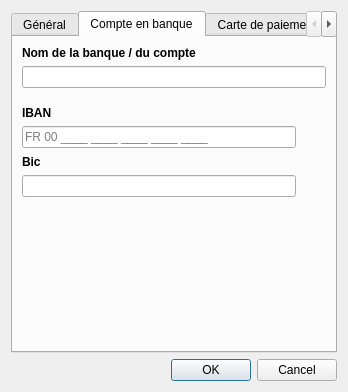
<?xml version="1.0" encoding="UTF-8"?>
<ui version="4.0">
 <class>Dialog</class>
 <widget class="QDialog" name="Dialog">
  <property name="geometry">
   <rect>
    <x>0</x>
    <y>0</y>
    <width>348</width>
    <height>392</height>
   </rect>
  </property>
  <property name="windowTitle">
   <string>Mes finances</string>
  </property>
  <property name="windowIcon">
   <iconset resource="../resources.qrc">
    <normaloff>:/Kotidien/ui/icons/toolbar-paytype.png</normaloff>:/Kotidien/ui/icons/toolbar-paytype.png</iconset>
  </property>
  <property name="sizeGripEnabled">
   <bool>false</bool>
  </property>
  <property name="modal">
   <bool>true</bool>
  </property>
  <layout class="QVBoxLayout" name="verticalLayout">
   <item>
    <widget class="QTabWidget" name="tabView">
     <property name="palette">
      <palette>
       <active>
        <colorrole role="Highlight">
         <brush brushstyle="SolidPattern">
          <color alpha="255">
           <red>0</red>
           <green>214</green>
           <blue>198</blue>
          </color>
         </brush>
        </colorrole>
        <colorrole role="Link">
         <brush brushstyle="SolidPattern">
          <color alpha="255">
           <red>0</red>
           <green>149</green>
           <blue>137</blue>
          </color>
         </brush>
        </colorrole>
       </active>
       <inactive>
        <colorrole role="Highlight">
         <brush brushstyle="SolidPattern">
          <color alpha="255">
           <red>0</red>
           <green>214</green>
           <blue>198</blue>
          </color>
         </brush>
        </colorrole>
        <colorrole role="Link">
         <brush brushstyle="SolidPattern">
          <color alpha="255">
           <red>0</red>
           <green>149</green>
           <blue>137</blue>
          </color>
         </brush>
        </colorrole>
       </inactive>
       <disabled>
        <colorrole role="Highlight">
         <brush brushstyle="SolidPattern">
          <color alpha="255">
           <red>227</red>
           <green>229</green>
           <blue>231</blue>
          </color>
         </brush>
        </colorrole>
        <colorrole role="Link">
         <brush brushstyle="SolidPattern">
          <color alpha="255">
           <red>0</red>
           <green>149</green>
           <blue>137</blue>
          </color>
         </brush>
        </colorrole>
       </disabled>
      </palette>
     </property>
     <property name="currentIndex">
      <number>1</number>
     </property>
     <widget class="QWidget" name="tabMain">
      <attribute name="title">
       <string>Général</string>
      </attribute>
      <layout class="QVBoxLayout" name="verticalLayout_2">
       <item>
        <widget class="QLabel" name="label_5">
         <property name="text">
          <string>&lt;html&gt;&lt;head/&gt;&lt;body&gt;&lt;p&gt;&lt;span style=&quot; font-weight:600;&quot;&gt;Donner un titre à ce compte &lt;/span&gt;&lt;span style=&quot; font-weight:600; color:#aa0000;&quot;&gt;*&lt;/span&gt;&lt;/p&gt;&lt;/body&gt;&lt;/html&gt;</string>
         </property>
        </widget>
       </item>
       <item>
        <widget class="QLineEdit" name="accountTitle">
         <property name="clearButtonEnabled">
          <bool>true</bool>
         </property>
        </widget>
       </item>
       <item>
        <spacer name="verticalSpacer_2">
         <property name="orientation">
          <enum>Qt::Vertical</enum>
         </property>
         <property name="sizeType">
          <enum>QSizePolicy::Fixed</enum>
         </property>
         <property name="sizeHint" stdset="0">
          <size>
           <width>20</width>
           <height>12</height>
          </size>
         </property>
        </spacer>
       </item>
       <item>
        <widget class="QLabel" name="label">
         <property name="text">
          <string>&lt;html&gt;&lt;head/&gt;&lt;body&gt;&lt;p&gt;&lt;span style=&quot; font-weight:600;&quot;&gt;Devise&lt;/span&gt;&lt;/p&gt;&lt;/body&gt;&lt;/html&gt;</string>
         </property>
        </widget>
       </item>
       <item>
        <widget class="QComboBox" name="accountAlpha3"/>
       </item>
       <item>
        <layout class="QHBoxLayout" name="horizontalLayout">
         <property name="spacing">
          <number>6</number>
         </property>
         <property name="topMargin">
          <number>6</number>
         </property>
         <property name="bottomMargin">
          <number>0</number>
         </property>
         <item>
          <layout class="QVBoxLayout" name="verticalLayout_3">
           <property name="bottomMargin">
            <number>0</number>
           </property>
           <item>
            <widget class="QLabel" name="label_2">
             <property name="text">
              <string>&lt;html&gt;&lt;head/&gt;&lt;body&gt;&lt;p&gt;&lt;span style=&quot; font-weight:600;&quot;&gt;Solde initial&lt;/span&gt;&lt;/p&gt;&lt;/body&gt;&lt;/html&gt;</string>
             </property>
            </widget>
           </item>
           <item>
            <widget class="QDoubleSpinBox" name="accountAmount">
             <property name="alignment">
              <set>Qt::AlignRight|Qt::AlignTrailing|Qt::AlignVCenter</set>
             </property>
             <property name="buttonSymbols">
              <enum>QAbstractSpinBox::PlusMinus</enum>
             </property>
             <property name="specialValueText">
              <string/>
             </property>
             <property name="accelerated">
              <bool>true</bool>
             </property>
             <property name="showGroupSeparator" stdset="0">
              <bool>true</bool>
             </property>
             <property name="suffix">
              <string/>
             </property>
             <property name="minimum">
              <double>-1000000000.000000000000000</double>
             </property>
             <property name="maximum">
              <double>1000000000.000000000000000</double>
             </property>
            </widget>
           </item>
          </layout>
         </item>
         <item>
          <layout class="QVBoxLayout" name="verticalLayout_4">
           <item>
            <widget class="QLabel" name="label_3">
             <property name="text">
              <string>&lt;html&gt;&lt;head/&gt;&lt;body&gt;&lt;p&gt;&lt;span style=&quot; font-weight:600;&quot;&gt;Découvert autorisé&lt;/span&gt;&lt;/p&gt;&lt;/body&gt;&lt;/html&gt;</string>
             </property>
            </widget>
           </item>
           <item>
            <widget class="QDoubleSpinBox" name="accountCredit">
             <property name="alignment">
              <set>Qt::AlignRight|Qt::AlignTrailing|Qt::AlignVCenter</set>
             </property>
             <property name="buttonSymbols">
              <enum>QAbstractSpinBox::PlusMinus</enum>
             </property>
             <property name="accelerated">
              <bool>true</bool>
             </property>
             <property name="showGroupSeparator" stdset="0">
              <bool>true</bool>
             </property>
             <property name="minimum">
              <double>-1000000000.000000000000000</double>
             </property>
             <property name="maximum">
              <double>0.000000000000000</double>
             </property>
            </widget>
           </item>
          </layout>
         </item>
        </layout>
       </item>
       <item>
        <spacer name="verticalSpacer">
         <property name="orientation">
          <enum>Qt::Vertical</enum>
         </property>
         <property name="sizeHint" stdset="0">
          <size>
           <width>20</width>
           <height>40</height>
          </size>
         </property>
        </spacer>
       </item>
      </layout>
     </widget>
     <widget class="QWidget" name="tabBank">
      <attribute name="icon">
       <iconset resource="../resources.qrc">
        <normaloff>:/Kotidien/ui/icons/bank.png</normaloff>:/Kotidien/ui/icons/bank.png</iconset>
      </attribute>
      <attribute name="title">
       <string>Compte en banque</string>
      </attribute>
      <layout class="QVBoxLayout" name="verticalLayout_5">
       <property name="spacing">
        <number>6</number>
       </property>
       <item>
        <widget class="QLabel" name="label_6">
         <property name="text">
          <string>&lt;html&gt;&lt;head/&gt;&lt;body&gt;&lt;p&gt;&lt;span style=&quot; font-weight:600;&quot;&gt;Nom de la banque / du compte&lt;/span&gt;&lt;/p&gt;&lt;/body&gt;&lt;/html&gt;</string>
         </property>
        </widget>
       </item>
       <item>
        <widget class="QLineEdit" name="bankName">
         <property name="clearButtonEnabled">
          <bool>true</bool>
         </property>
        </widget>
       </item>
       <item>
        <spacer name="verticalSpacer_4">
         <property name="orientation">
          <enum>Qt::Vertical</enum>
         </property>
         <property name="sizeType">
          <enum>QSizePolicy::Fixed</enum>
         </property>
         <property name="sizeHint" stdset="0">
          <size>
           <width>20</width>
           <height>12</height>
          </size>
         </property>
        </spacer>
       </item>
       <item>
        <widget class="QLabel" name="label_4">
         <property name="text">
          <string>&lt;html&gt;&lt;head/&gt;&lt;body&gt;&lt;p&gt;&lt;span style=&quot; font-weight:600;&quot;&gt;IBAN&lt;/span&gt;&lt;/p&gt;&lt;/body&gt;&lt;/html&gt;</string>
         </property>
        </widget>
       </item>
       <item>
        <layout class="QHBoxLayout" name="horizontalLayout_3">
         <property name="bottomMargin">
          <number>0</number>
         </property>
         <item>
          <widget class="QLineEdit" name="bankIban">
           <property name="maxLength">
            <number>34</number>
           </property>
           <property name="placeholderText">
            <string>FR 00 ____ ____ ____ ____ ____</string>
           </property>
           <property name="clearButtonEnabled">
            <bool>true</bool>
           </property>
          </widget>
         </item>
         <item>
          <widget class="QToolButton" name="pasteIban">
           <property name="enabled">
            <bool>false</bool>
           </property>
           <property name="text">
            <string/>
           </property>
           <property name="icon">
            <iconset>
             <normaloff>icons/paste.png</normaloff>icons/paste.png</iconset>
           </property>
           <property name="autoRaise">
            <bool>true</bool>
           </property>
          </widget>
         </item>
        </layout>
       </item>
       <item>
        <widget class="QLabel" name="label_7">
         <property name="text">
          <string>&lt;html&gt;&lt;head/&gt;&lt;body&gt;&lt;p&gt;&lt;span style=&quot; font-weight:600;&quot;&gt;Bic&lt;/span&gt;&lt;/p&gt;&lt;/body&gt;&lt;/html&gt;</string>
         </property>
        </widget>
       </item>
       <item>
        <layout class="QHBoxLayout" name="horizontalLayout_4">
         <property name="bottomMargin">
          <number>0</number>
         </property>
         <item>
          <widget class="QLineEdit" name="bankBic">
           <property name="clearButtonEnabled">
            <bool>true</bool>
           </property>
          </widget>
         </item>
         <item>
          <widget class="QToolButton" name="pasteBic">
           <property name="enabled">
            <bool>false</bool>
           </property>
           <property name="text">
            <string/>
           </property>
           <property name="icon">
            <iconset>
             <normaloff>icons/paste.png</normaloff>icons/paste.png</iconset>
           </property>
           <property name="autoRaise">
            <bool>true</bool>
           </property>
          </widget>
         </item>
        </layout>
       </item>
       <item>
        <spacer name="verticalSpacer_3">
         <property name="orientation">
          <enum>Qt::Vertical</enum>
         </property>
         <property name="sizeHint" stdset="0">
          <size>
           <width>20</width>
           <height>40</height>
          </size>
         </property>
        </spacer>
       </item>
      </layout>
     </widget>
     <widget class="QWidget" name="tabCreditCard">
      <attribute name="icon">
       <iconset resource="../resources.qrc">
        <normaloff>:/Kotidien/ui/icons/credit-card.png</normaloff>:/Kotidien/ui/icons/credit-card.png</iconset>
      </attribute>
      <attribute name="title">
       <string>Carte de paiement</string>
      </attribute>
      <layout class="QVBoxLayout" name="verticalLayout_6">
       <item>
        <widget class="QLabel" name="label_8">
         <property name="text">
          <string>&lt;html&gt;&lt;head/&gt;&lt;body&gt;&lt;p&gt;&lt;span style=&quot; font-weight:600;&quot;&gt;Nom de la banque / de la carte&lt;/span&gt;&lt;/p&gt;&lt;/body&gt;&lt;/html&gt;</string>
         </property>
        </widget>
       </item>
       <item>
        <widget class="QLineEdit" name="ccName">
         <property name="clearButtonEnabled">
          <bool>true</bool>
         </property>
        </widget>
       </item>
       <item>
        <spacer name="verticalSpacer_5">
         <property name="orientation">
          <enum>Qt::Vertical</enum>
         </property>
         <property name="sizeType">
          <enum>QSizePolicy::Fixed</enum>
         </property>
         <property name="sizeHint" stdset="0">
          <size>
           <width>20</width>
           <height>12</height>
          </size>
         </property>
        </spacer>
       </item>
       <item>
        <widget class="QLabel" name="label_9">
         <property name="text">
          <string>&lt;html&gt;&lt;head/&gt;&lt;body&gt;&lt;p&gt;&lt;span style=&quot; font-weight:600;&quot;&gt;Numéro de la carte&lt;/span&gt;&lt;/p&gt;&lt;/body&gt;&lt;/html&gt;</string>
         </property>
        </widget>
       </item>
       <item>
        <layout class="QHBoxLayout" name="horizontalLayout_5">
         <property name="bottomMargin">
          <number>0</number>
         </property>
         <item>
          <widget class="QLineEdit" name="ccNumber">
           <property name="maxLength">
            <number>32768</number>
           </property>
           <property name="clearButtonEnabled">
            <bool>true</bool>
           </property>
          </widget>
         </item>
         <item>
          <widget class="QToolButton" name="pasteNumber">
           <property name="enabled">
            <bool>false</bool>
           </property>
           <property name="text">
            <string/>
           </property>
           <property name="icon">
            <iconset>
             <normaloff>icons/paste.png</normaloff>icons/paste.png</iconset>
           </property>
           <property name="autoRaise">
            <bool>true</bool>
           </property>
          </widget>
         </item>
        </layout>
       </item>
       <item>
        <layout class="QHBoxLayout" name="horizontalLayout_2">
         <property name="bottomMargin">
          <number>0</number>
         </property>
         <item>
          <layout class="QVBoxLayout" name="verticalLayout_7">
           <property name="bottomMargin">
            <number>0</number>
           </property>
           <item>
            <widget class="QLabel" name="label_10">
             <property name="text">
              <string>&lt;html&gt;&lt;head/&gt;&lt;body&gt;&lt;p&gt;&lt;span style=&quot; font-weight:600;&quot;&gt;Date d'expiration&lt;/span&gt;&lt;/p&gt;&lt;/body&gt;&lt;/html&gt;</string>
             </property>
            </widget>
           </item>
           <item>
            <widget class="QDateEdit" name="ccDate">
             <property name="alignment">
              <set>Qt::AlignLeading|Qt::AlignLeft|Qt::AlignVCenter</set>
             </property>
             <property name="accelerated">
              <bool>true</bool>
             </property>
             <property name="showGroupSeparator" stdset="0">
              <bool>true</bool>
             </property>
             <property name="currentSection">
              <enum>QDateTimeEdit::MonthSection</enum>
             </property>
             <property name="displayFormat">
              <string>MM/yyyy</string>
             </property>
             <property name="calendarPopup">
              <bool>false</bool>
             </property>
             <property name="timeSpec">
              <enum>Qt::UTC</enum>
             </property>
            </widget>
           </item>
          </layout>
         </item>
         <item>
          <layout class="QVBoxLayout" name="verticalLayout_8">
           <item>
            <widget class="QLabel" name="label_11">
             <property name="text">
              <string>&lt;html&gt;&lt;head/&gt;&lt;body&gt;&lt;p&gt;&lt;span style=&quot; font-weight:600;&quot;&gt;Code de sécurité CVV&lt;/span&gt;&lt;/p&gt;&lt;/body&gt;&lt;/html&gt;</string>
             </property>
            </widget>
           </item>
           <item>
            <layout class="QHBoxLayout" name="horizontalLayout_6">
             <property name="bottomMargin">
              <number>0</number>
             </property>
             <item>
              <widget class="QLineEdit" name="ccCode">
               <property name="maxLength">
                <number>32768</number>
               </property>
               <property name="alignment">
                <set>Qt::AlignRight|Qt::AlignTrailing|Qt::AlignVCenter</set>
               </property>
               <property name="clearButtonEnabled">
                <bool>true</bool>
               </property>
              </widget>
             </item>
             <item>
              <widget class="QToolButton" name="pasteCode">
               <property name="enabled">
                <bool>false</bool>
               </property>
               <property name="text">
                <string/>
               </property>
               <property name="icon">
                <iconset>
                 <normaloff>icons/paste.png</normaloff>icons/paste.png</iconset>
               </property>
               <property name="autoRaise">
                <bool>true</bool>
               </property>
              </widget>
             </item>
            </layout>
           </item>
          </layout>
         </item>
        </layout>
       </item>
       <item>
        <spacer name="verticalSpacer_8">
         <property name="orientation">
          <enum>Qt::Vertical</enum>
         </property>
         <property name="sizeType">
          <enum>QSizePolicy::Fixed</enum>
         </property>
         <property name="sizeHint" stdset="0">
          <size>
           <width>20</width>
           <height>12</height>
          </size>
         </property>
        </spacer>
       </item>
       <item>
        <widget class="QLabel" name="label_12">
         <property name="font">
          <font>
           <weight>75</weight>
           <bold>true</bold>
          </font>
         </property>
         <property name="text">
          <string>Associé au compte en banque</string>
         </property>
        </widget>
       </item>
       <item>
        <widget class="QComboBox" name="ccAccountsList"/>
       </item>
       <item>
        <spacer name="verticalSpacer_6">
         <property name="orientation">
          <enum>Qt::Vertical</enum>
         </property>
         <property name="sizeHint" stdset="0">
          <size>
           <width>20</width>
           <height>40</height>
          </size>
         </property>
        </spacer>
       </item>
      </layout>
     </widget>
     <widget class="QWidget" name="tabWallet">
      <attribute name="icon">
       <iconset resource="../resources.qrc">
        <normaloff>:/Kotidien/ui/icons/money.png</normaloff>:/Kotidien/ui/icons/money.png</iconset>
      </attribute>
      <attribute name="title">
       <string>Portefeuille d'espèces</string>
      </attribute>
      <layout class="QVBoxLayout" name="verticalLayout_9">
       <item>
        <widget class="QCheckBox" name="walletElectronic">
         <property name="sizePolicy">
          <sizepolicy hsizetype="Expanding" vsizetype="Fixed">
           <horstretch>0</horstretch>
           <verstretch>0</verstretch>
          </sizepolicy>
         </property>
         <property name="text">
          <string>Il s'agit d'un portefeuille électronique.</string>
         </property>
        </widget>
       </item>
       <item>
        <spacer name="verticalSpacer_7">
         <property name="orientation">
          <enum>Qt::Vertical</enum>
         </property>
         <property name="sizeHint" stdset="0">
          <size>
           <width>20</width>
           <height>40</height>
          </size>
         </property>
        </spacer>
       </item>
      </layout>
     </widget>
    </widget>
   </item>
   <item>
    <widget class="QDialogButtonBox" name="buttonBox">
     <property name="orientation">
      <enum>Qt::Horizontal</enum>
     </property>
     <property name="standardButtons">
      <set>QDialogButtonBox::Cancel|QDialogButtonBox::Ok</set>
     </property>
    </widget>
   </item>
  </layout>
 </widget>
 <resources>
  <include location="../resources.qrc"/>
 </resources>
 <connections>
  <connection>
   <sender>buttonBox</sender>
   <signal>rejected()</signal>
   <receiver>Dialog</receiver>
   <slot>reject()</slot>
   <hints>
    <hint type="sourcelabel">
     <x>316</x>
     <y>260</y>
    </hint>
    <hint type="destinationlabel">
     <x>286</x>
     <y>274</y>
    </hint>
   </hints>
  </connection>
 </connections>
</ui>
